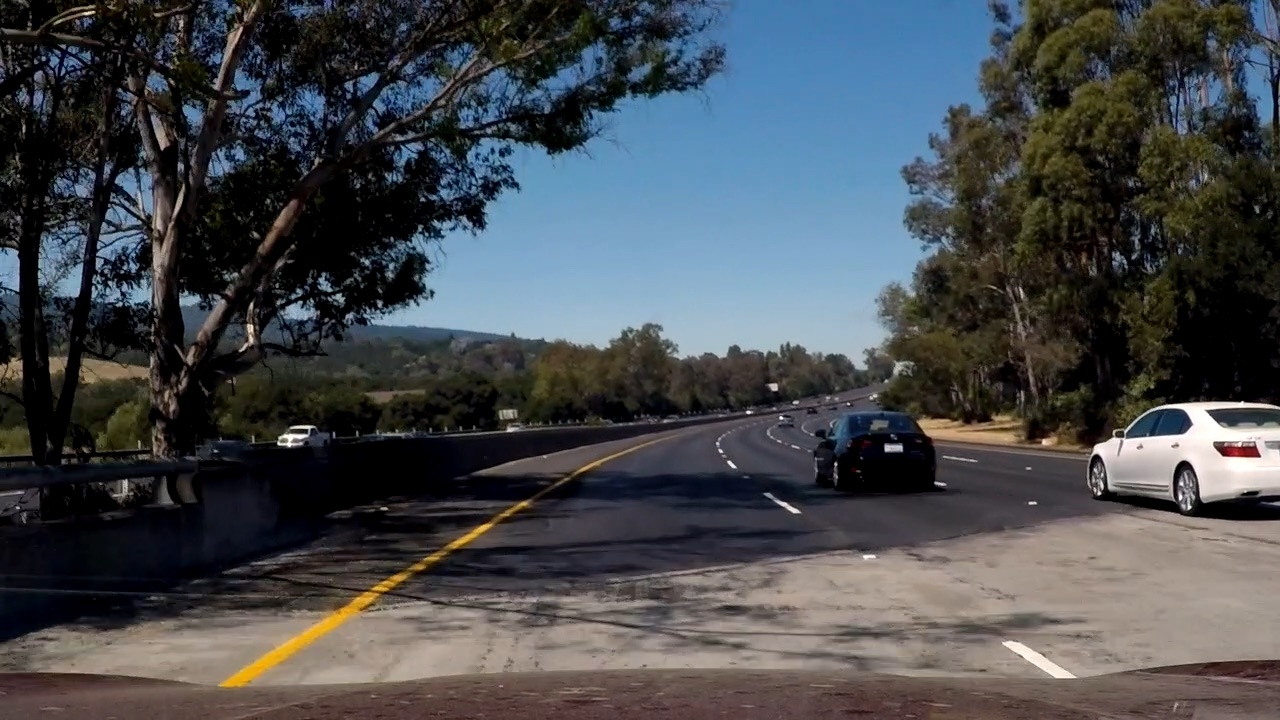
#> input picture images/test_images/YellowUnderShade.jpg, 1280 x 720 px; its folder holds only this picture in this run
$ python main.py
#> lines starting #> are read from the running program, lines starting #| are printed output that depends on the picture; after the words box and inside, x2 and y2 are one past the last pixel; in counts of white or black regions, pixels touching at a corner belong together
import matplotlib.pyplot as plt
import cv2
import os, glob
import numpy as np

def show_images(images, cmap=None):
    cols = 2
    rows = (len(images)+1)//cols

    plt.figure(figsize=(10, 11))
    for i, image in enumerate(images):
        plt.subplot(rows, cols, i+1)
        # use gray scale color map if there is only one channel
        cmap = 'gray' if len(image.shape)==2 else cmap
        plt.imshow(image, cmap=cmap)
        plt.xticks([])
        plt.yticks([])
    plt.tight_layout(pad=0, h_pad=0, w_pad=0)
    plt.show()

test_images = [plt.imread(path) for path in glob.glob('images/test_images/*.jpg')]
#> test_images = 1 item


# [13 lines left out: function select_rgb_white_yellow, not called in this run]


# RGB images are converted into HSV color space

def convert_hsv(image):
    return cv2.cvtColor(image, cv2.COLOR_RGB2HSV)


# RGB images are converted into HSL color space

def convert_hsl(image):
    return cv2.cvtColor(image, cv2.COLOR_RGB2HLS)
#> returned value: shape (720, 1280, 3); mean of channels 0, 1, 2 62.7, 74.2, 73.2


def select_white_yellow(image):
    converted = convert_hsl(image)
#> image is the input picture: shape (720, 1280, 3); mean R, G, B 70.4, 74.1, 77.8
    # white color mask
    lower = np.uint8([  0, 200,   0])
    upper = np.uint8([255, 255, 255])
    white_mask = cv2.inRange(converted, lower, upper)
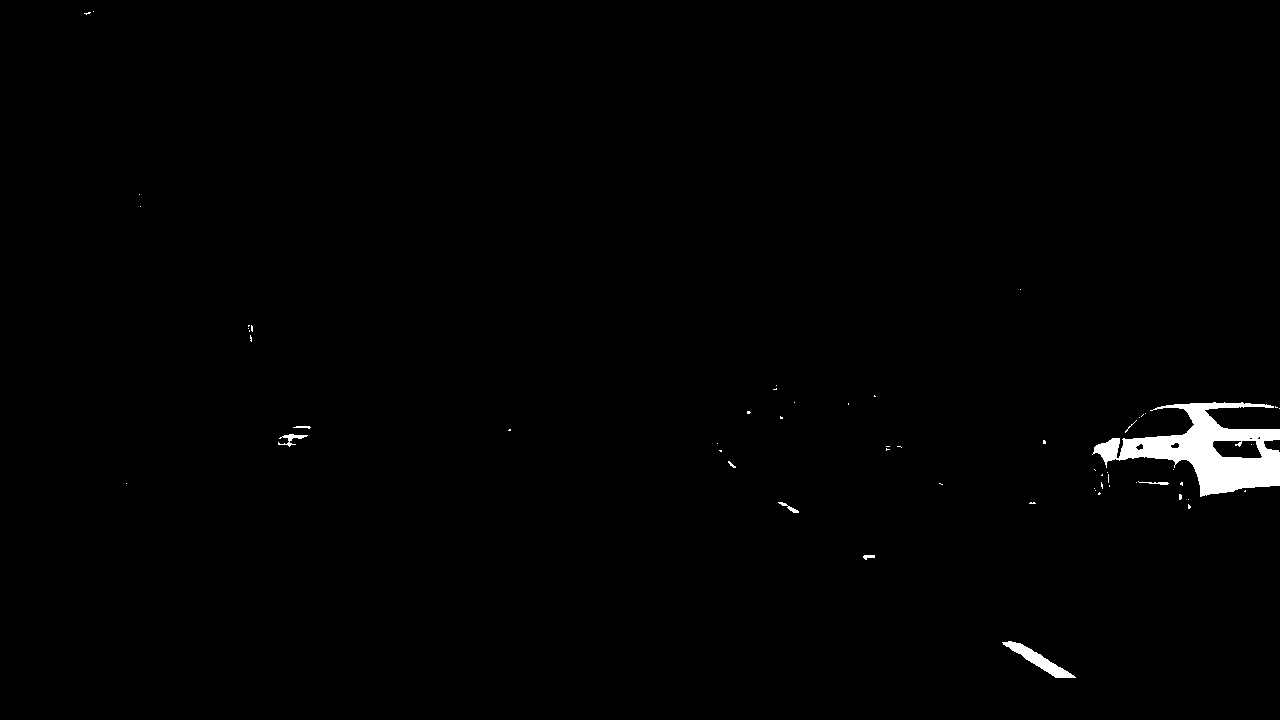
#> white_mask: shape (720, 1280); 0.95% white; 58 white regions (50 under 20 px), largest, box (x1, y1, x2, y2) and area: (1092, 402, 1280, 497) 7458, (1002, 641, 1076, 678) 741, (278, 434, 308, 447) 130
    # yellow color mask
    lower = np.uint8([ 10,   0, 100])
    upper = np.uint8([ 40, 255, 255])
    yellow_mask = cv2.inRange(converted, lower, upper)
#> yellow_mask: shape (720, 1280); 6.3% white; 2580 white regions (2346 under 20 px), largest, box (x1, y1, x2, y2) and area: (1021, 73, 1151, 246) 5374, (219, 503, 532, 689) 4637, (1142, 134, 1268, 275) 4089
    # combine the mask
    mask = cv2.bitwise_or(white_mask, yellow_mask)
#> mask: shape (720, 1280); 7% white; 2591 white regions (2355 under 20 px), largest, box (x1, y1, x2, y2) and area: (1092, 402, 1280, 497) 7458, (1021, 73, 1151, 246) 5374, (219, 503, 532, 689) 4637
    return cv2.bitwise_and(image, image, mask = mask)

white_yellow_images = list(map(select_white_yellow, test_images))
#> white_yellow_images = 1 item


def convert_gray_scale(image):
    return cv2.cvtColor(image, cv2.COLOR_RGB2GRAY)
#> returned value: shape (720, 1280)

gray_images = list(map(convert_gray_scale, white_yellow_images))
#> gray_images = 1 item


def apply_smoothing(image, kernel_size=15):

#> called with kernel_size = 15
    return cv2.GaussianBlur(image, (kernel_size, kernel_size), 0)

blurred_images = list(map(lambda image: apply_smoothing(image), gray_images))
#> blurred_images = 1 item


def detect_edges(image, low_threshold=50, high_threshold=150):
#> called with low_threshold = 50, high_threshold = 150
    return cv2.Canny(image, low_threshold, high_threshold)
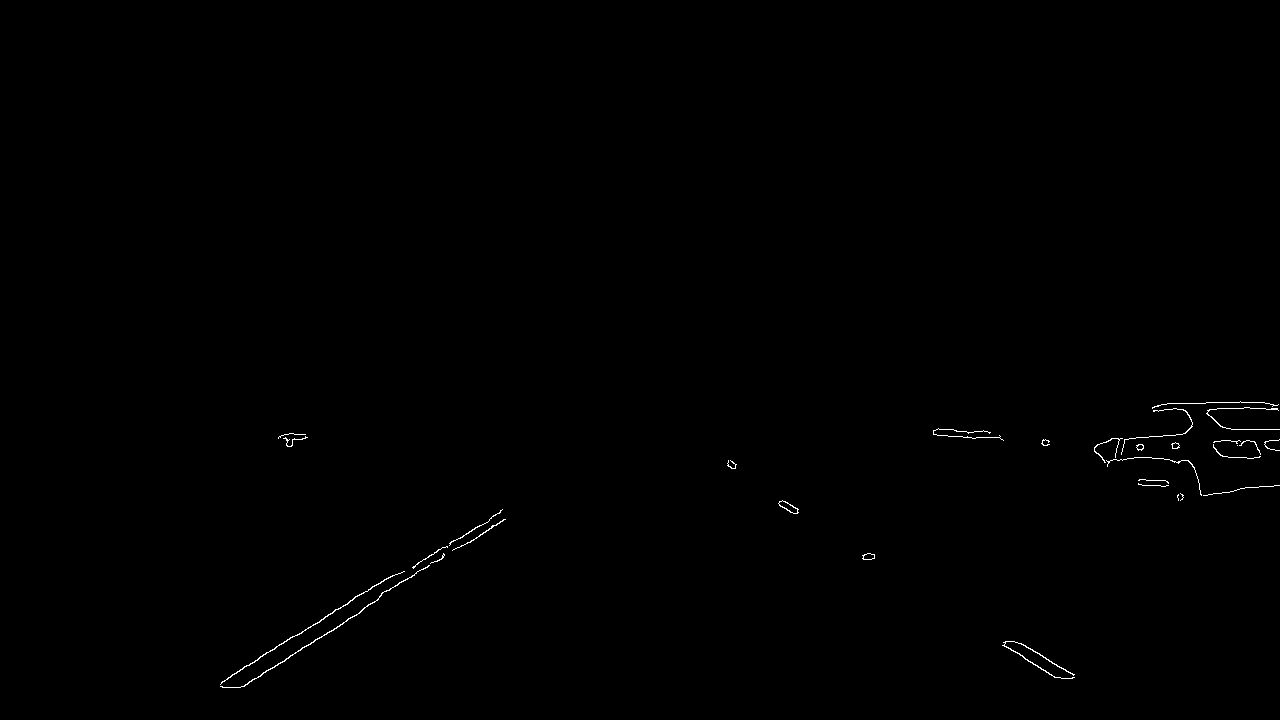
#> returned value: shape (720, 1280); 0.27% white in thin lines or dots, all inside (x1, y1, x2, y2) = (220, 401, 1280, 688)

edge_images = list(map(lambda image: detect_edges(image), blurred_images))
#> edge_images = 1 item


def filter_region(image, vertices):
    mask = np.zeros_like(image)
    if len(mask.shape)==2:
        cv2.fillPoly(mask, vertices, 255)
    else:
        cv2.fillPoly(mask, vertices, (255,)*mask.shape[2]) # in case, the input image has a channel dimension
    return cv2.bitwise_and(image, mask)


def select_region(image):
    # first, define the polygon by vertices
    rows, cols = image.shape[:2]
    bottom_left  = [cols*0.1, rows*0.95]
    top_left     = [cols*0.4, rows*0.6]
    bottom_right = [cols*0.9, rows*0.95]
    top_right    = [cols*0.6, rows*0.6]
    # the vertices are an array of polygons (i.e array of arrays) and the data type must be integer
    vertices = np.array([[bottom_left, top_left, top_right, bottom_right]], dtype=np.int32)
    return filter_region(image, vertices)
#> in filter_region, `return cv2.bitwise_and(image, mask)`:
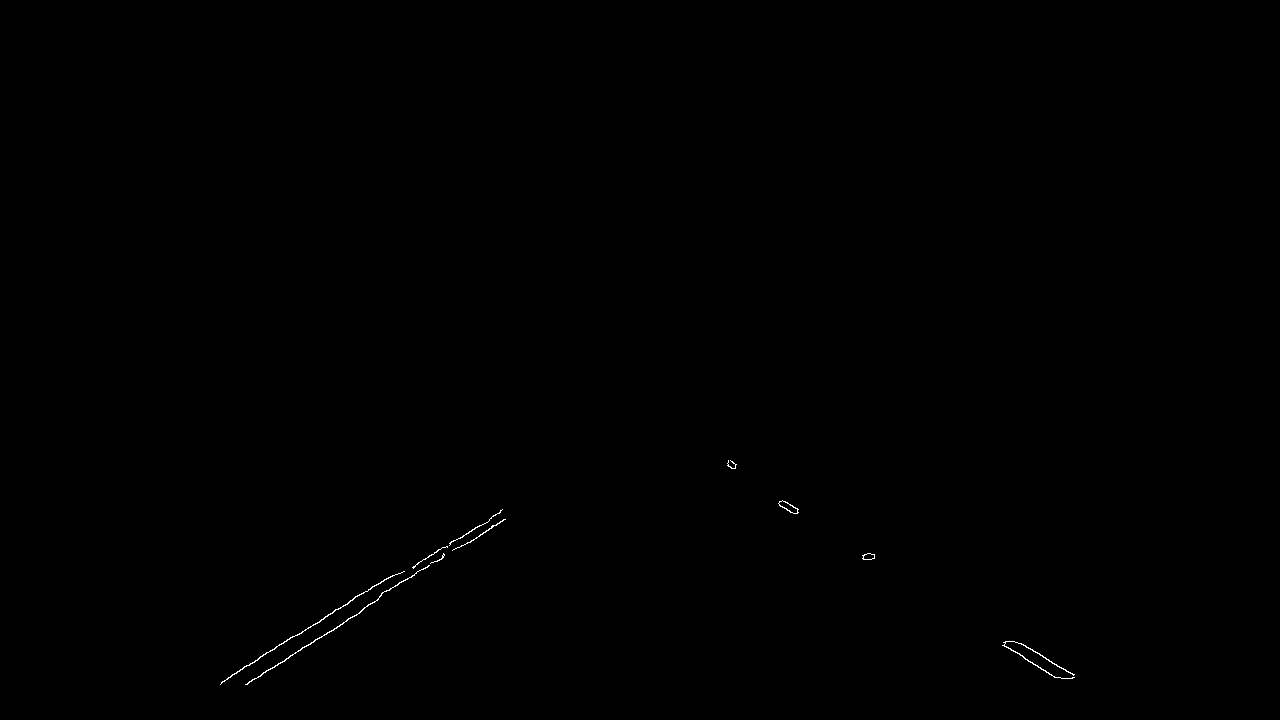
#> returned value: shape (720, 1280); 0.12% white in thin lines or dots, all inside (x1, y1, x2, y2) = (220, 460, 1075, 685)


# images showing the region of interest only
roi_images = list(map(select_region, edge_images))
#> roi_images = 1 item


def hough_lines(image):

    return cv2.HoughLinesP(image, rho=1, theta=np.pi/180, threshold=20, minLineLength=20, maxLineGap=300)


list_of_lines = list(map(hough_lines, roi_images))
#> list_of_lines = 1 item
# draw lines on actutal image

def draw_lines(image, lines, color=[255, 0, 0], thickness=2, make_copy=True):
    # the lines returned by cv2.HoughLinesP has the shape (-1, 1, 4)
    if make_copy:
        image = np.copy(image) # don't want to modify the original
    for line in lines:
        for x1,y1,x2,y2 in line:
            cv2.line(image, (x1, y1), (x2, y2), color, thickness)
    return image


line_images = []
for image, lines in zip(test_images, list_of_lines):
    line_images.append(draw_lines(image, lines))
#> this loop made 1 pass
#> after the loop, line_images = 1 item


### Averaging and Extrapolating Lines : averaged multiple lines detected for a lane line

def average_slope_intercept(lines):
    left_lines    = [] # (slope, intercept)
    left_weights  = [] # (length,)
    right_lines   = [] # (slope, intercept)
    right_weights = [] # (length,)

    for line in lines:
        for x1, y1, x2, y2 in line:
            if x2==x1:
                continue # ignore a vertical line
            slope = (y2-y1)/(x2-x1)
            intercept = y1 - slope*x1
            length = np.sqrt((y2-y1)**2+(x2-x1)**2)
            if slope < 0: # y is reversed in image
                left_lines.append((slope, intercept))
                left_weights.append((length))
            else:
                right_lines.append((slope, intercept))
                right_weights.append((length))

    # add more weight to longer lines
    left_lane  = np.dot(left_weights,  left_lines) /np.sum(left_weights)  if len(left_weights) >0 else None
    right_lane = np.dot(right_weights, right_lines)/np.sum(right_weights) if len(right_weights)>0 else None

    return left_lane, right_lane # (slope, intercept), (slope, intercept)


#   Convert a line represented in slope and intercept into pixel points

def make_line_points(y1, y2, line):

    if line is None:
        return None

    slope, intercept = line

    # make sure everything is integer as cv2.line requires it
    x1 = int((y1 - intercept)/slope)
    x2 = int((y2 - intercept)/slope)
    y1 = int(y1)
    y2 = int(y2)

    return ((x1, y1), (x2, y2))


def lane_lines(image, lines):
    left_lane, right_lane = average_slope_intercept(lines)

    y1 = image.shape[0] # bottom of the image
    y2 = y1*0.6         # slightly lower than the middle

    left_line  = make_line_points(y1, y2, left_lane)
    right_line = make_line_points(y1, y2, right_lane)

    return left_line, right_line


# [9 lines left out: function draw_lane_lines, not called in this run]

def algorithm_line(x0, y0, x1, y1):
    dx, dy = abs(x1 - x0), abs(y1 - y0)
    sx, sy = 1 if x0 < x1 else -1, 1 if y0 < y1 else -1
    err = dx - dy
    points = []
    while True:
        points.append((x0, y0))
        if x0 == x1 and y0 == y1:
            break
        e2 = 2 * err
        if e2 > -dy:
            err -= dy
            x0 += sx
        if e2 < dx:
            err += dx
            y0 += sy
    return points

def draw_dotted_line(img, lines, color=(0, 255, 255), thickness=4, gap=10):
    line_image = np.zeros_like(image)
    for line in lines:
        print(line)
        x,y = line
        print(x,y)
        points = algorithm_line(x[0], x[1], y[0], y[1])
        n_points = len(points)
        draw = True
        for i in range(n_points):
            if draw:
                cv2.circle(img, points[i], thickness //
                        2, color=color, thickness=-1)
            if i % gap == 0:
                draw = not draw
    return cv2.addWeighted(image, 1.0, line_image, 0.95, 0.0)


lane_images = []
for image, lines in zip(test_images, list_of_lines):

    height,width,r = image.shape

    src = np.float32([
        [0.2*width, 0.8*height],
        [0.8*width, 0.8*height],
        [0, height],
        [width, height]
    ])

    # Define the destination points for a bird's eye view
    dst = np.float32([
        [0.25*width, 0],
        [0.75*width, 0],
        [0.25*width, height],
        [0.75*width, height]
    ])


    M = cv2.getPerspectiveTransform(src, dst)

    output = cv2.warpPerspective(draw_dotted_line(image, lane_lines(image, lines)), M, (width, height), flags=cv2.INTER_LINEAR)

    lane_images.append(output)
#> this loop made 1 pass
#> (height, width, r, src, dst) on pass 1: (720, 1280, 3, [[256, 576], [1024, 576], [0, 720], [1280, 720]], [[320, 0], [960, 0], [320, 720], [960, 720]])
#> (printed output is left out)
#> pass 1, `output = cv2.warpPerspective(draw_dotted_line(image, lane_lines(image,..`:
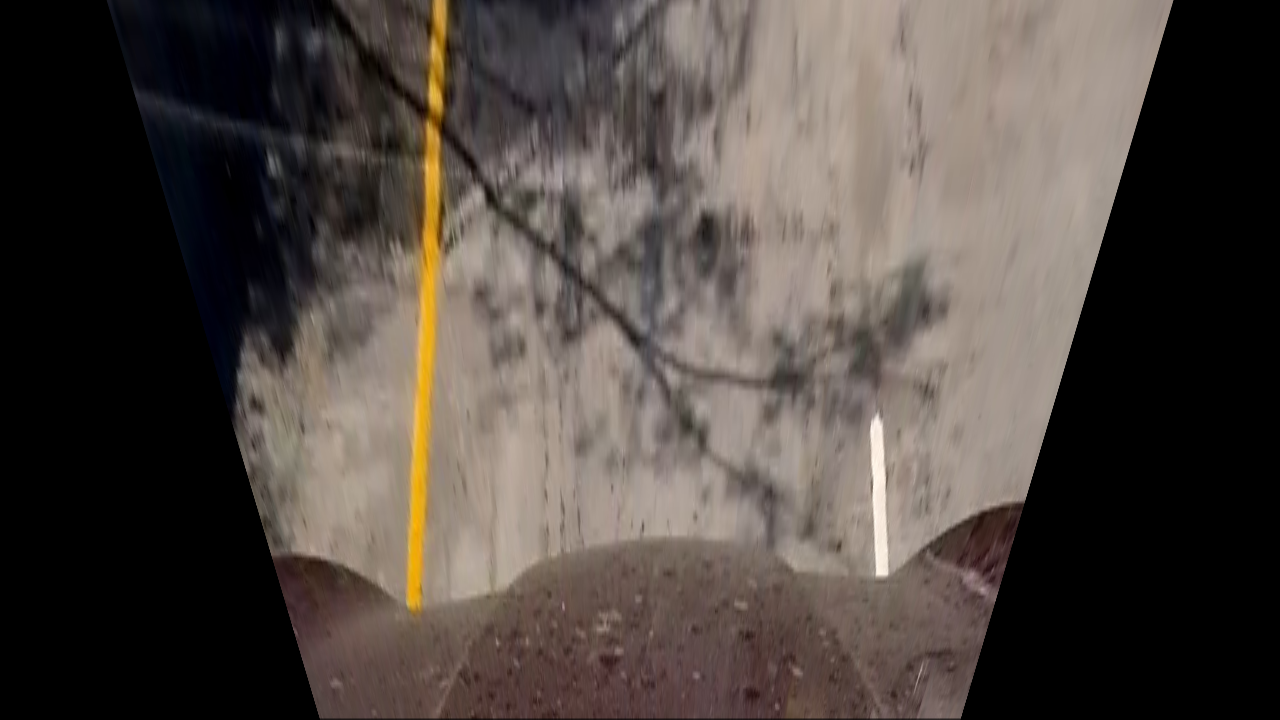
#> output: shape (720, 1280, 3); mean R, G, B 79.3, 70.9, 65.5
#> after the loop, lane_images = 1 item


show_images(lane_images)
#> in show_images, `rows = (len(images)+1)//cols`: rows = 1
#> the loop in show_images, `for i, image in enumerate(images):` made 1 pass
cv2.waitKey(0)
cv2.destroyAllWindows()
